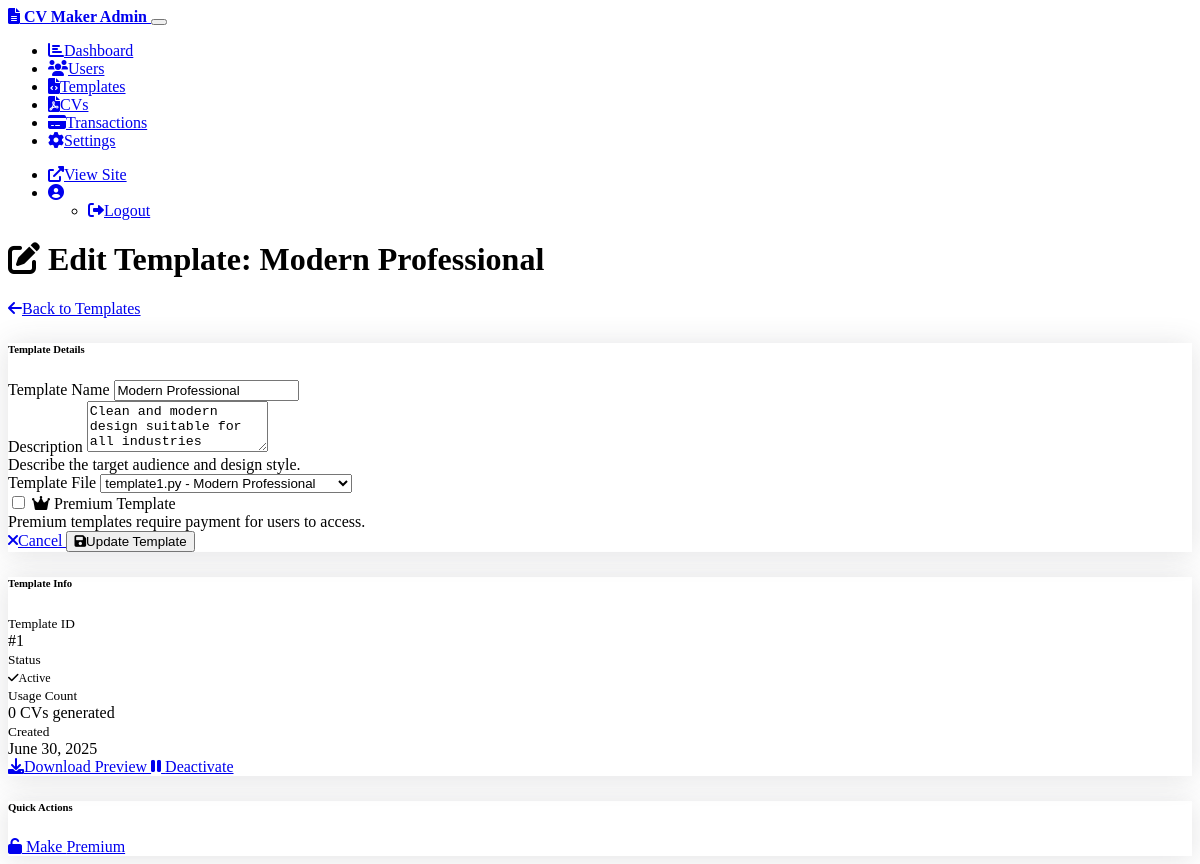
Screenshot of /admin/templates/1/edit with the database file from the repository.
### models.py (models this page shows, shortened)
class Template(db.Model):
    __tablename__ = 'templates'
    id = Column(Integer, primary_key=True)
    name = Column(String(100), nullable=False)
    description = Column(Text)
    is_premium = Column(Boolean, default=False)
    template_file = Column(String(100), nullable=False)
    is_active = Column(Boolean, default=True)
    created_at = Column(DateTime, default=datetime.utcnow)
    cvs = relationship('CV', backref='template', lazy=True)

### admin_routes.py (the view, shortened to what this page needs)
@admin_bp.route('/templates/<int:template_id>/edit', methods=['GET', 'POST'])
def edit_template(template_id):
    template = Template.query.get_or_404(template_id)
    return render_template('admin/edit_template.html', template=template)

### templates/admin/edit_template.html (shortened to what this page needs)
{% extends "admin/layout.html" %}
{% block content %}
<div class="row">
    <div class="col-12">
        <div class="d-flex justify-content-between align-items-center mb-4">
            <h1 class="h3">
                <i class="fas fa-edit me-2"></i>
                Edit Template: {{ template.name }}
            </h1>
            <a href="{{ url_for('admin.templates') }}" class="btn btn-outline-secondary">
                <i class="fas fa-arrow-left me-1"></i>Back to Templates
            </a>
        </div>
    </div>
</div>
<div class="row">
    <div class="col-lg-8">
        <div class="card">
            <div class="card-header">
                <h6 class="m-0 fw-bold">Template Details</h6>
            </div>
            <div class="card-body">
                <form method="POST">
                    <div class="mb-3">
                        <label for="name" class="form-label">Template Name</label>
                        <input type="text" class="form-control" id="name" name="name"
                               value="{{ template.name }}" required>
                    </div>
                    <div class="mb-3">
                        <label for="description" class="form-label">Description</label>
                        <textarea class="form-control" id="description" name="description"
                                  rows="3">{{ template.description or '' }}</textarea>
                        <div class="form-text">Describe the target audience and design style.</div>
                    </div>
                    <div class="mb-3">
                        <label for="template_file" class="form-label">Template File</label>
                        <select class="form-select" id="template_file" name="template_file" required>
                            <option value="template1.py" {% if template.template_file == 'template1.py' %}selected{% endif %}>template1.py - Modern Professional</option>
                        </select>
                    </div>
                    <div class="mb-4">
                        <div class="form-check form-switch">
                            <input class="form-check-input" type="checkbox" id="is_premium" name="is_premium"
                                   {% if template.is_premium %}checked{% endif %}>
                            <label class="form-check-label" for="is_premium">
                                <i class="fas fa-crown me-1 text-warning"></i>
                                Premium Template
                            </label>
                            <div class="form-text">Premium templates require payment for users to access.</div>
                        </div>
                    </div>
                    <div class="d-flex justify-content-between">
                        <a href="{{ url_for('admin.templates') }}" class="btn btn-outline-secondary">
                            <i class="fas fa-times me-1"></i>Cancel
                        </a>
                        <button type="submit" class="btn btn-primary">
                            <i class="fas fa-save me-1"></i>Update Template
                        </button>
                    </div>
                </form>
            </div>
        </div>
    </div>
    <div class="col-lg-4">
        <div class="card">
            <div class="card-header">
                <h6 class="m-0 fw-bold">Template Info</h6>
            </div>
            <div class="card-body">
                <div class="mb-3">
                    <small class="text-muted">Template ID</small>
                    <div class="fw-bold">#{{ template.id }}</div>
                </div>
                <div class="mb-3">
                    <small class="text-muted">Status</small>
                    <div>
                        {% if template.is_active %}
                            <span class="badge bg-success">
                                <i class="fas fa-check me-1"></i>Active
                            </span>
                        {% else %}
                            <span class="badge bg-danger">
                                <i class="fas fa-times me-1"></i>Inactive
                            </span>
                        {% endif %}
                    </div>
                </div>
                <div class="mb-3">
                    <small class="text-muted">Usage Count</small>
                    <div class="fw-bold">{{ template.cvs|length }} CVs generated</div>
                </div>
                <div class="mb-3">
                    <small class="text-muted">Created</small>
                    <div>{{ template.created_at.strftime('%B %d, %Y') if template.created_at else 'N/A' }}</div>
                </div>
                <div class="d-grid gap-2">
                    <a href="{{ url_for('admin.preview_template', template_id=template.id) }}"
                       class="btn btn-outline-primary btn-sm" target="_blank">
                        <i class="fas fa-download me-1"></i>Download Preview
                    </a>
                    <a href="{{ url_for('admin.toggle_template', template_id=template.id) }}"
                       class="btn btn-outline-{% if template.is_active %}warning{% else %}success{% endif %} btn-sm">
                        <i class="fas fa-{% if template.is_active %}pause{% else %}play{% endif %} me-1"></i>
                        {% if template.is_active %}Deactivate{% else %}Activate{% endif %}
                    </a>
                </div>
            </div>
        </div>
        <div class="card mt-3">
            <div class="card-header">
                <h6 class="m-0 fw-bold">Quick Actions</h6>
            </div>
            <div class="card-body">
                <div class="d-grid gap-2">
                    <a href="{{ url_for('admin.toggle_premium', template_id=template.id) }}"
                       class="btn btn-outline-{% if template.is_premium %}warning{% else %}success{% endif %} btn-sm">
                        <i class="fas fa-{% if template.is_premium %}crown{% else %}unlock{% endif %} me-1"></i>
                        Make {% if template.is_premium %}Free{% else %}Premium{% endif %}
                    </a>
                </div>
            </div>
        </div>
    </div>
</div>
{% endblock %}

### static/css/admin.css (style rules this page uses)
.card { box-shadow: 0 0.15rem 1.75rem 0 rgba(58, 59, 69, 0.15); border: 1px solid var(--bs-border-color); }
.card-header { background-color: var(--bs-secondary-bg); border-bottom: 1px solid var(--bs-border-color); }
.badge { font-size: 0.75rem; }
.text-warning { color: var(--bs-warning) !important; }

### rows the page displays
Template: name "Modern Professional", description "Clean and modern design suitable for all industries", template_file "template1.py - Modern Professional", id "1", created_at "June 30, 2025"

### other values shown
{{ template.cvs|length }} "0"
